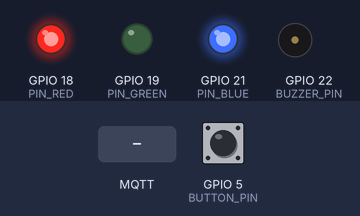
Bench run of a sketch on a simulated ESP32. On the bench: output pins drawn as LEDs (lit = HIGH), buzzer (waves = sounding). The inputs (shaded band) are chosen by the test bench; at power-on: GPIO 5 (BUTTON_PIN) HIGH. WiFi joins after 1.5 s; servers stay silent unless stated; random numbers use the default seed unless the sketch sets one; no MQTT or app messages arrive unless stated; what the sketch prints to the serial monitor is not drawn.

Above: at 2.7 s.
2.8 s: MQTT message "ALERTA" arrives on the first subscribed topic
At 3.2 s:
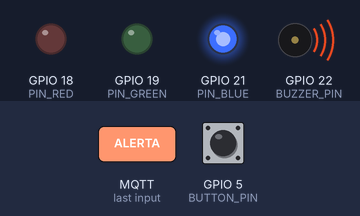
5.3 s: GPIO 5 (BUTTON_PIN) pulled LOW for 0.15 s
At 6.9 s:
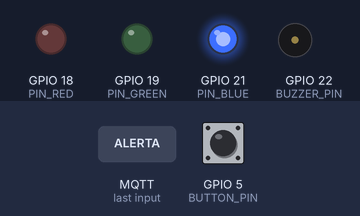
7.2 s: MQTT message "EM_MANUTENCAO" arrives on the first subscribed topic
At 9.2 s:
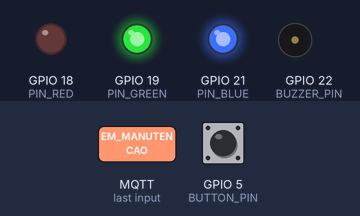
9.5 s: GPIO 5 (BUTTON_PIN) pulled LOW for 1 s
At 9.65 s:
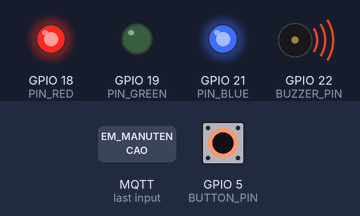
12.0 s: GPIO 5 (BUTTON_PIN) pulled LOW for 3.2 s
At 13.5 s:
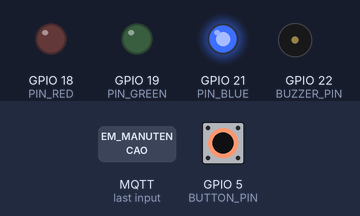
16.7 s: MQTT message "PRONTA_PARA_ALUGAR" arrives on the first subscribed topic
At 17.2 s:
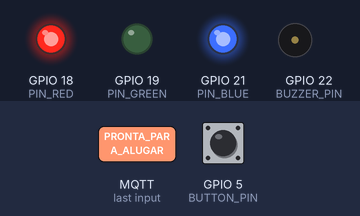
Timing chart, 0 to 19.2 s (numbered marks = the images above; inputs shaded):
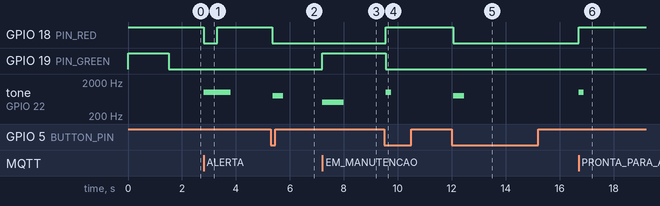

Measured:
- after the input at 2.8 s, GPIO 18 (PIN_RED): HIGH → LOW at once, → HIGH 0.50 s later; tone on GPIO 22 (BUZZER_PIN): silent → 1000 Hz at once, → silent 1.0 s later
- after the input at 5.3 s, GPIO 18 (PIN_RED): HIGH → LOW after 0.05 s; tone on GPIO 22 (BUZZER_PIN): silent → 800 Hz after 0.06 s, → silent 0.40 s later
- after the input at 7.2 s, GPIO 19 (PIN_GREEN): LOW → HIGH at once; tone on GPIO 22 (BUZZER_PIN): silent → 500 Hz at once, → silent 0.80 s later
- after the input at 9.5 s, GPIO 18 (PIN_RED): LOW → HIGH after 0.05 s; GPIO 19 (PIN_GREEN): HIGH → LOW after 0.05 s; tone on GPIO 22 (BUZZER_PIN): silent → 1000 Hz after 0.06 s, → silent 0.20 s later
- after the input at 12.0 s, GPIO 18 (PIN_RED): HIGH → LOW after 0.05 s; tone on GPIO 22 (BUZZER_PIN): silent → 800 Hz after 0.06 s, → silent 0.40 s later
- after the input at 16.7 s, GPIO 18 (PIN_RED): LOW → HIGH at once; tone on GPIO 22 (BUZZER_PIN): silent → 1000 Hz at once, → silent 0.20 s later

The sketch:

sketch.ino
```cpp
#include <WiFi.h>
#include <PubSubClient.h>

// Configurações WiFi
const char* ssid = "Wokwi-GUEST";
const char* password = "";

// Configurações MQTT
const char* mqttBroker = "broker.hivemq.com";
const int mqttPort = 1883;
const char* mqttTopicMotos = "mottu/patio/motos";
const char* mqttTopicComandos = "mottu/patio/comandos";

// Pinos
#define PIN_RED 18
#define PIN_GREEN 19
#define PIN_BLUE 21
#define BUZZER_PIN 22
#define BUTTON_PIN 5

// Estados da moto
enum MotoStatus {
  PRONTA_PARA_ALUGAR = 0,
  PENDENTE_REGULARIZACAO = 1,
  EM_MANUTENCAO = 2
};

struct Moto {
  String id;
  MotoStatus status;
  String placa;
  String modelo;
  float latitude;
  float longitude;
};

WiFiClient espClient;
PubSubClient mqttClient(espClient);

Moto moto;
unsigned long lastUpdate = 0;
bool buttonPressed = false;

void setColor(int red, int green, int blue) {
  digitalWrite(PIN_RED, red > 0 ? LOW : HIGH);
  digitalWrite(PIN_GREEN, green > 0 ? LOW : HIGH);
  digitalWrite(PIN_BLUE, blue > 0 ? LOW : HIGH);
}

void atualizarLedStatus() {
  switch (moto.status) {
    case PRONTA_PARA_ALUGAR:
      setColor(0, 255, 0); // Verde
      break;
    case PENDENTE_REGULARIZACAO:
      setColor(255, 150, 0); // Amarelo vibrante
      break;
    case EM_MANUTENCAO:
      setColor(255, 0, 0); // Vermelho
      break;
  }
}

void playStatusSound(MotoStatus status) {
  switch (status) {
    case PRONTA_PARA_ALUGAR:
      tone(BUZZER_PIN, 1000, 200);
      break;
    case PENDENTE_REGULARIZACAO:
      tone(BUZZER_PIN, 800, 400);
      break;
    case EM_MANUTENCAO:
      tone(BUZZER_PIN, 500, 800);
      break;
  }
}

void reconnectMQTT() {
  while (!mqttClient.connected()) {
    Serial.print("Conectando ao MQTT...");
    if (mqttClient.connect("ESP32-Moto")) {
      Serial.println("Conectado!");
      mqttClient.subscribe(mqttTopicComandos);
    } else {
      Serial.print("Falha, rc=");
      Serial.print(mqttClient.state());
      Serial.println(" Tentando novamente em 5s...");
      delay(5000);
    }
  }
}

void mqttCallback(char* topic, byte* payload, unsigned int length) {
  Serial.print("Mensagem recebida [");
  Serial.print(topic);
  Serial.print("]: ");

  String message;
  for (int i = 0; i < length; i++) {
    message += (char)payload[i];
  }
  Serial.println(message);

  if (String(topic) == mqttTopicComandos) {
    if (message == "ALERTA") {
      tone(BUZZER_PIN, 1000, 1000);
      setColor(255, 255, 0); // Amarelo piscante para alerta
      delay(500);
      atualizarLedStatus();
    }
    else if (message == "PRONTA_PARA_ALUGAR") {
      moto.status = PRONTA_PARA_ALUGAR;
      atualizarLedStatus();
      playStatusSound(moto.status);
      enviarDadosMQTT();
    }
    else if (message == "PENDENTE_REGULARIZACAO") {
      moto.status = PENDENTE_REGULARIZACAO;
      atualizarLedStatus();
      playStatusSound(moto.status);
      enviarDadosMQTT();
    }
    else if (message == "EM_MANUTENCAO") {
      moto.status = EM_MANUTENCAO;
      atualizarLedStatus();
      playStatusSound(moto.status);
      enviarDadosMQTT();
    }
  }
}

void atualizarPosicao() {
  moto.latitude = -23.5 + (random(0, 1000) / 10000.0);
  moto.longitude = -46.6 + (random(0, 1000) / 10000.0);
}

void enviarDadosMQTT() {
  if (!mqttClient.connected()) {
    reconnectMQTT();
  }

  String payload =
    "{\"id\":\"" + moto.id +
    "\",\"status\":" + moto.status +
    ",\"lat\":" + String(moto.latitude, 6) +
    ",\"lon\":" + String(moto.longitude, 6) +
    ",\"placa\":\"" + moto.placa +
    "\",\"modelo\":\"" + moto.modelo + "\"}";

  mqttClient.publish(mqttTopicMotos, payload.c_str());
  Serial.println("Dados enviados via MQTT: " + payload);
}

void setup() {
  Serial.begin(115200);

  pinMode(PIN_RED, OUTPUT);
  pinMode(PIN_GREEN, OUTPUT);
  pinMode(PIN_BLUE, OUTPUT);
  pinMode(BUZZER_PIN, OUTPUT);
  pinMode(BUTTON_PIN, INPUT_PULLUP);

  setColor(0, 0, 0);
  digitalWrite(BUZZER_PIN, LOW);

  WiFi.begin(ssid, password);
  Serial.print("Conectando ao WiFi...");
  while (WiFi.status() != WL_CONNECTED) {
    delay(500);
    Serial.print(".");
  }
  Serial.println(" Conectado!");

  mqttClient.setServer(mqttBroker, mqttPort);
  mqttClient.setCallback(mqttCallback);

  moto.id = "moto-" + String(ESP.getEfuseMac(), HEX);
  moto.status = PRONTA_PARA_ALUGAR;
  moto.placa = "XYZ" + String(random(1000, 9999));
  moto.modelo = "Honda CG 160";
  atualizarPosicao();

  atualizarLedStatus();
}

void loop() {
  if (!mqttClient.connected()) {
    reconnectMQTT();
  }
  mqttClient.loop();

  if (digitalRead(BUTTON_PIN) == LOW && !buttonPressed) {
    buttonPressed = true;
    delay(50);

    moto.status = (MotoStatus)((moto.status + 1) % 3);
    atualizarLedStatus();
    enviarDadosMQTT();
    playStatusSound(moto.status);
  }

  if (digitalRead(BUTTON_PIN) == HIGH && buttonPressed) {
    buttonPressed = false;
  }

  if (millis() - lastUpdate > 10000) {
    atualizarPosicao();
    enviarDadosMQTT();
    lastUpdate = millis();
  }
}
```
